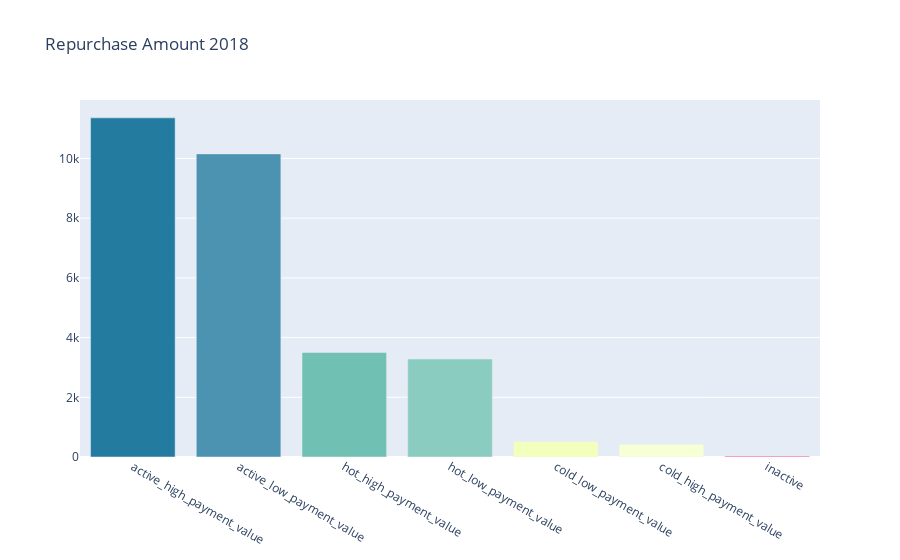

This figure's notebook cell:
### Code cell
# configure_plotly_browser_state()
trace0 = go.Bar(
    x=df_qty_subsegment_2018["sub_segment"].values,
    y=df_qty_subsegment_2018["order_purchase_qty"].values,
    marker=dict(
        color=['rgba(36,123,160,1)', 
               'rgba(75,147,177,1)',
               'rgba(112,193,179,1)', 
               'rgba(138,204,192,1)',
               'rgba(243,255,189,1)',
               'rgba(247,255,213,1)',
               'rgba(255,22,84,1)']),
)

data = [trace0]

layout = go.Layout(
    title='Repurchase Amount 2018',
    # xaxis= 'Segment',
    # yaxis= 'Quantity'
)

fig = go.Figure(data=data, layout=layout)
py.iplot(fig)

### Figure 1 — Plotly figure (JSON) as saved in the notebook; plotly's stock layout.template omitted (floating-point values rounded to 4 significant figures)
{"data": [{"marker": {"color": ["rgba(36,123,160,1)", "rgba(75,147,177,1)", "rgba(112,193,179,1)", "rgba(138,204,192,1)", "rgba(243,255,189,1)", "rgba(247,255,213,1)", "rgba(255,22,84,1)"]}, "type": "bar", "x": ["active_high_payment_value", "active_low_payment_value", "hot_high_payment_value", "hot_low_payment_value", "cold_low_payment_value", "cold_high_payment_value", "inactive"], "y": [11361, 10154, 3502, 3281, 516, 427, 26]}], "layout": {"title": {"text": "Repurchase Amount 2018"}}}
